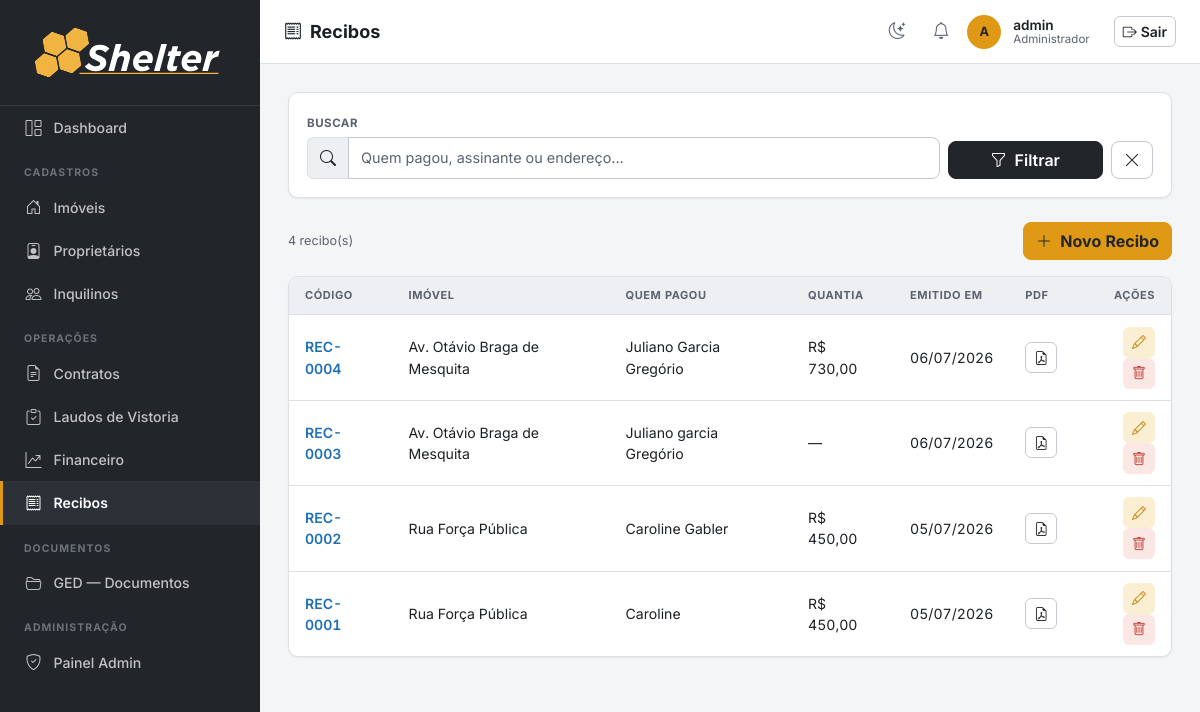
The page /recibos/ (signed in) on the database as committed earlier.
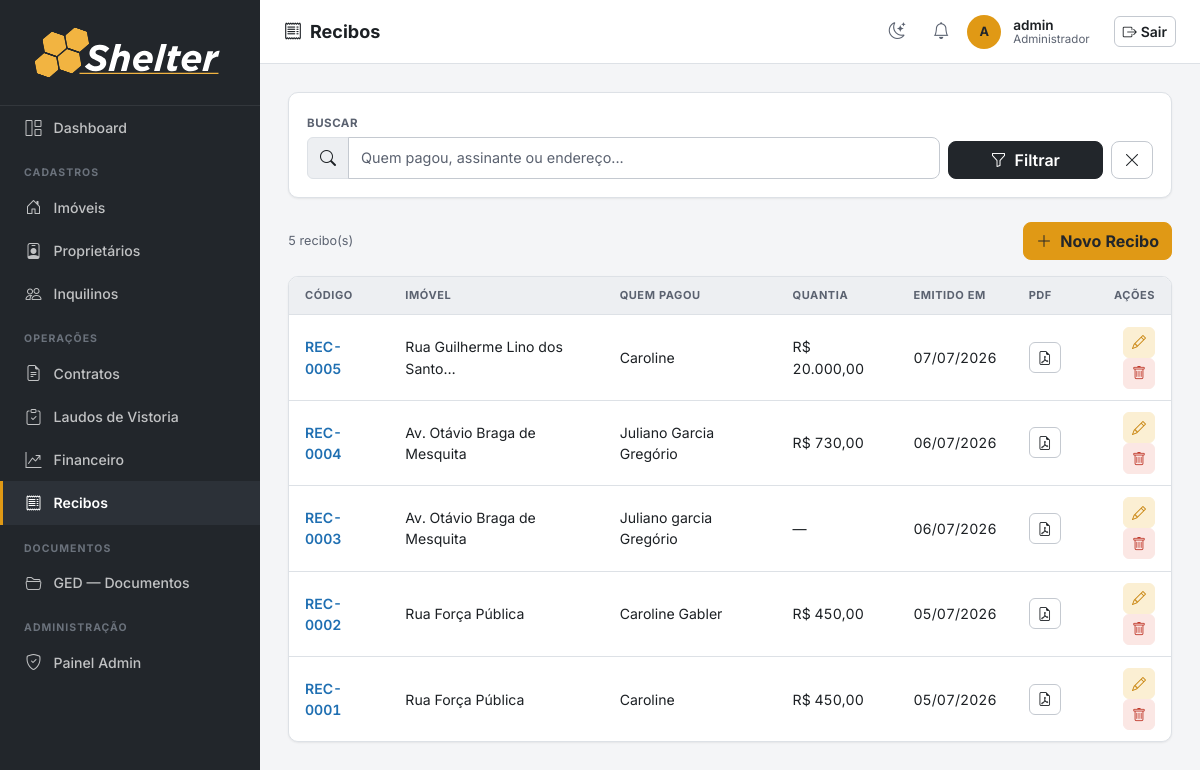
The same page on the database as committed later.
### imoveis/models.py (models this page shows, shortened)
class Recibo(IdentificavelMixin, models.Model):
    PREFIXO_CODIGO = 'REC'
    imovel = models.ForeignKey(Imovel, on_delete=models.PROTECT, related_name='recibos')
    contrato = models.ForeignKey(Contrato, on_delete=models.PROTECT, related_name='recibos')
    parcela_atual = models.PositiveSmallIntegerField(null=True, blank=True, verbose_name='Parcela Atual')
    parcela_total = models.PositiveSmallIntegerField(null=True, blank=True, verbose_name='Total de Parcelas')
    valor_aluguel = models.DecimalField(max_digits=10, decimal_places=2, null=True, blank=True,
                                        verbose_name='Aluguel')
    valor_impostos = models.DecimalField(max_digits=10, decimal_places=2, null=True, blank=True,
                                         verbose_name='Impostos')
    valor_seguros = models.DecimalField(max_digits=10, decimal_places=2, null=True, blank=True,
                                        verbose_name='Seguros')
    valor_condominio = models.DecimalField(max_digits=10, decimal_places=2, null=True, blank=True,
                                           verbose_name='Condomínio')
    quem_pagou = models.CharField(max_length=200, blank=True, verbose_name='Quem Pagou')
    periodo_inicio = models.DateField(null=True, blank=True, verbose_name='Período — Início')
    periodo_fim = models.DateField(null=True, blank=True, verbose_name='Período — Fim')
    vencido_em = models.DateField(null=True, blank=True, verbose_name='Vencido em')
    quantia = models.DecimalField(max_digits=10, decimal_places=2, null=True, blank=True,
                                  verbose_name='Quantia de')
    assinante_nome = models.CharField(max_length=200, blank=True, verbose_name='Nome de Quem Assinou')
    assinante_cpf = models.CharField(max_length=14, blank=True, validators=[validate_cpf],
                                     verbose_name='CPF de Quem Assinou')
    data_assinatura = models.DateField(null=True, blank=True, verbose_name='Data da Assinatura')
    arquivo = models.FileField(upload_to='recibos/', blank=True, null=True, verbose_name='Recibo gerado (PDF)')
    criado_em = models.DateTimeField(auto_now_add=True)
    class Meta:
        verbose_name = 'Recibo'
        verbose_name_plural = 'Recibos'
        ordering = ['-criado_em']
    @property
    def dependentes_cascata(self):
        pares = [
            ('documento(s) gerado(s)', self.documentos_gerados.count()),
        ]
        return [(label, n) for label, n in pares if n > 0]

class Imovel(IdentificavelMixin, models.Model):
    PREFIXO_CODIGO = 'IMV'
    TIPO_CHOICES = [
        ('apartamento', 'Apartamento'),
        ('casa', 'Casa'),
        ('comercial', 'Comercial'),
        ('terreno', 'Terreno'),
        ('galpao', 'Galpão'),
    ]
    STATUS_CHOICES = [
        ('ocupado', 'Ocupado'),
        ('vago', 'Vago'),
        ('manutencao', 'Em Manutenção'),
    ]
    CATEGORIA_CHOICES = [
        ('urbano', 'Urbano'),
        ('rural', 'Rural'),
    ]
    proprietario = models.ForeignKey(Proprietario, on_delete=models.PROTECT, related_name='imoveis')
    tipo = models.CharField(max_length=20, choices=TIPO_CHOICES)
    status = models.CharField(max_length=20, choices=STATUS_CHOICES, default='vago')
    categoria = models.CharField(max_length=10, choices=CATEGORIA_CHOICES, default='urbano', verbose_name='Categoria')
    endereco = models.CharField(max_length=300)
    numero = models.CharField(max_length=20, blank=True, verbose_name='Número')
    complemento = models.CharField(max_length=100, blank=True, verbose_name='Complemento')
    bairro = models.CharField(max_length=100, blank=True)
    cidade = models.CharField(max_length=100, default='')
    area_m2 = models.DecimalField(max_digits=8, decimal_places=2, null=True, blank=True, verbose_name='Área (m²)')
    descricao = models.TextField(blank=True)
    matricula = models.CharField(max_length=100, blank=True, verbose_name='Matrícula')
    data_aquisicao = models.DateField(null=True, blank=True, verbose_name='Data de Aquisição')
    valor_aquisicao = models.DecimalField(max_digits=14, decimal_places=2, null=True, blank=True, verbose_name='Valor de Aquisição')
    cadastro_prefeitura = models.CharField(max_length=100, blank=True, verbose_name='Cadastro Prefeitura')
    planta_projeto = models.FileField(upload_to='plantas/', blank=True, null=True, verbose_name='Planta/Projeto')
    nirf = models.CharField(max_length=50, blank=True, verbose_name='NIRF')
    incra = models.CharField(max_length=50, blank=True, verbose_name='INCRA')
    car = models.CharField(max_length=100, blank=True, verbose_name='CAR')
    criado_em = models.DateTimeField(auto_now_add=True)
    class Meta:
        verbose_name = 'Imóvel'
        verbose_name_plural = 'Imóveis'
        ordering = ['endereco']

### imoveis/views.py (the view)
# urls.py: path('recibos/', views.recibo_list, name='recibo_list'),
@login_required
def recibo_list(request):
    q = request.GET.get('q', '')
    qs = Recibo.objects.select_related('imovel', 'contrato__inquilino')
    if q:
        qs = qs.filter(Q(quem_pagou__icontains=q) | Q(assinante_nome__icontains=q) |
                       Q(imovel__endereco__icontains=q))
    return render(request, 'recibos/recibo_list.html', {'recibos': qs, 'q': q})

### imoveis/context_processors.py (called while the page is built)
def notificacoes_usuario(request):
    user = getattr(request, 'user', None)
    if user is None or not user.is_authenticated:
        return {}
    ultimas = user.notificacoes.all()[:LIMITE_NOTIFICACOES_TOPBAR]
    return {'ultimas_notificacoes_usuario': ultimas}

### imoveis/identidade.py (called while the page is built)
    @property
    def codigo(self):
        if self.pk is None:
            return f'{self.PREFIXO_CODIGO}-????'
        return f'{self.PREFIXO_CODIGO}-{self.pk:04d}'

### imoveis/templatetags/imoveis_tags.py (called while the page is built)
@register.filter
def brl(value):
    try:
        value = float(value)
    except (TypeError, ValueError):
        return value
    formatted = f"{value:,.2f}"          # 1,500.00  (locale inglês)
    formatted = formatted.replace(",", "X").replace(".", ",").replace("X", ".")
    return formatted

### templates/recibos/recibo_list.html (shortened to what this page needs)
{% extends 'base.html' %}
{% load imoveis_tags %}
{% block page_title %}<i class="bi bi-receipt me-2"></i>Recibos{% endblock %}
{% block nav_recibos %}active{% endblock %}
{% block content %}
<div class="section-card mb-4">
  <div class="section-card-body">
    <form method="get" class="row g-2 align-items-end">
      <div class="col-md-9"><label class="form-label">Buscar</label>
        <div class="input-group">
          <span class="input-group-text"><i class="bi bi-search"></i></span>
          <input type="text" name="q" value="{{ q }}" class="form-control" placeholder="Quem pagou, assinante ou endereço...">
        </div>
      </div>
      <div class="col-md-3 d-flex gap-2">
        <button type="submit" class="btn btn-graphite flex-fill"><i class="bi bi-funnel me-1"></i> Filtrar</button>
        <a href="{% url 'recibo_list' %}" class="btn btn-outline-secondary"><i class="bi bi-x-lg"></i></a>
      </div>
    </form>
  </div>
</div>
<div class="d-flex justify-content-between align-items-center mb-3">
  <span class="text-muted small">{{ recibos.count }} recibo(s)</span>
  <a href="{% url 'recibo_create' %}" class="btn btn-primary"><i class="bi bi-plus-lg me-1"></i> Novo Recibo</a>
</div>
<div class="section-card">
  <div class="table-responsive">
    <table class="table mb-0">
      <thead>
        <tr><th>Código</th><th>Imóvel</th><th>Quem Pagou</th><th>Quantia</th><th>Emitido em</th><th>PDF</th><th class="text-end">Ações</th></tr>
      </thead>
      <tbody>
        {% for r in recibos %}
        <tr>
          <td class="fw-semibold"><a href="{% url 'recibo_detail' r.pk %}">{{ r.codigo }}</a></td>
          <td>{{ r.imovel.endereco|default:"—"|truncatechars:30 }}</td>
          <td>{{ r.quem_pagou|default:"—" }}</td>
          <td>{% if r.quantia %}R$ {{ r.quantia|brl }}{% else %}—{% endif %}</td>
          <td>{{ r.criado_em|date:"d/m/Y" }}</td>
          <td>{% if r.arquivo %}<a href="{{ r.arquivo.url }}" target="_blank" class="btn btn-sm btn-outline-secondary"><i class="bi bi-file-earmark-pdf"></i></a>{% else %}—{% endif %}</td>
          <td class="text-end">
            <a href="{% url 'recibo_edit' r.pk %}" class="btn btn-sm btn-outline-primary"><i class="bi bi-pencil"></i></a>
            <button class="btn btn-sm btn-outline-danger" data-bs-toggle="modal" data-bs-target="#del{{ r.pk }}"><i class="bi bi-trash"></i></button>
          </td>
        </tr>
        {% empty %}
        <tr>
          <td colspan="7" class="border-0">
            <div class="empty-state"><i class="bi bi-inbox"></i>Nenhum recibo encontrado.</div>
          </td>
        </tr>
        {% endfor %}
      </tbody>
    </table>
  </div>
</div>
{% endblock %}

Rows that differ between the two databases and show on the page:
added Recibo: codigo "REC-0005", imovel.endereco "Rua Guilherme Lino dos Santo…", quem_pagou "Caroline", quantia|brl "20.000,00", criado_em "07/07/2026"
Other text that changed with them:
{{ recibos.count }}: "4" → "5"
